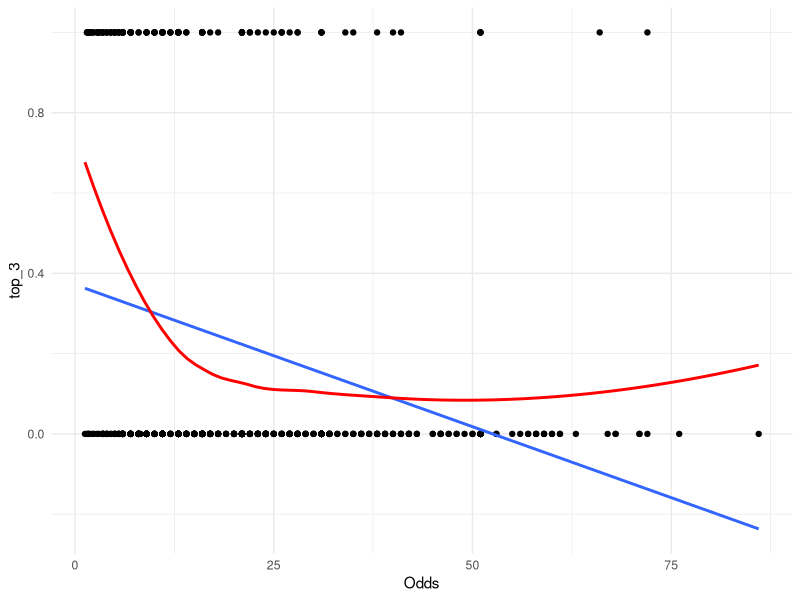

The R script that drew this image: (Note: this script raises an error after producing the figure.)
## ---- chunk 1
# first load in any necessary packages and data
library(tidyverse)
horseracing <- read.csv("triple-crown.csv")
## ---- chunk 2
# creating a top 3 variable

horseracing <- horseracing %>%
  mutate(top_3 = ifelse(final_place <= 3, 1, 0))

# graphing the model

ggplot(data = horseracing , aes(x = Odds, y = top_3) ) + 
  geom_point() + 
  geom_smooth(method = "lm", se = F)+
  geom_smooth(se = F, color = "red")+
  theme_minimal()
## ---- chunk 3
# fill in the blanks
mod1 = glm()
summary()
## ---- chunk 4
newx = data.frame(Odds = c( , )) # fill in blanks
predict.glm(mod1,newx,type="response")
## ---- chunk 5
ggplot( , aes( , ) ) +  # fill in blanks
  geom_jitter(width = 0, height = 0.015) +
  geom_smooth(method="glm", 
              method.args=list(family="binomial"), 
              se=FALSE) +
  theme_minimal()
## ---- chunk 6
# your code here

## ---- chunk 7
# install.packages("flexmix")
library(flexmix)
# use the `BIC()` function
## ---- chunk 8
favorites <- horseracing %>%
  filter(Odds<=10)
## ---- chunk 9
underdogs <- horseracing %>%
  filter(Odds>=20)
## ---- chunk 10
moda = glm(top_3 ~ Odds + track_condition, data = favorites)
summary(moda)
## ---- chunk 11
modb = glm(top_3 ~ Odds + track_condition, data = underdogs)
summary(modb)
